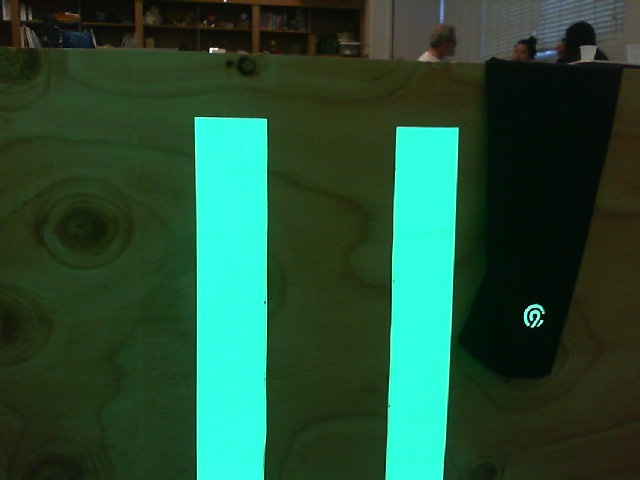
//> input picture code/jetson/cv-capture/Tape.jpg, 640 x 480 px, given in place of the camera
$ ./capture_v2   (built with g++ and OpenCV 4)
//> lines starting //> are read from the running program, lines starting //| are printed output that depends on the picture; after the words box and inside, x2 and y2 are one past the last pixel; in counts of white or black regions, pixels touching at a corner belong together
#include <chrono>
#include <iostream>
#include <opencv2/imgproc/imgproc.hpp>
#include <opencv2/highgui/highgui.hpp>
#include <opencv2/photo/photo.hpp>

int main()
{
    cv::VideoCapture cap(1);

    if (!cap.isOpened()) {
        std::cerr << "Failed to open USB camera" << std::endl;
        return -1;
    }

    auto start = std::chrono::high_resolution_clock::now();
    float frames = 0;

    for(;;) {
        cv::Mat gray, frame;
	std::vector<std::vector<cv::Point>> contours;


        cap >> frame;   // new frame from camera
//> frame is the input picture: 480 rows x 640 cols, CV_8UC3; mean B, G, R 55.2, 79.2, 37.1
        // cv::Sobel(frame, dst, CV_8U, 1, 1);
        cv::cvtColor(frame, gray, cv::COLOR_RGB2GRAY);
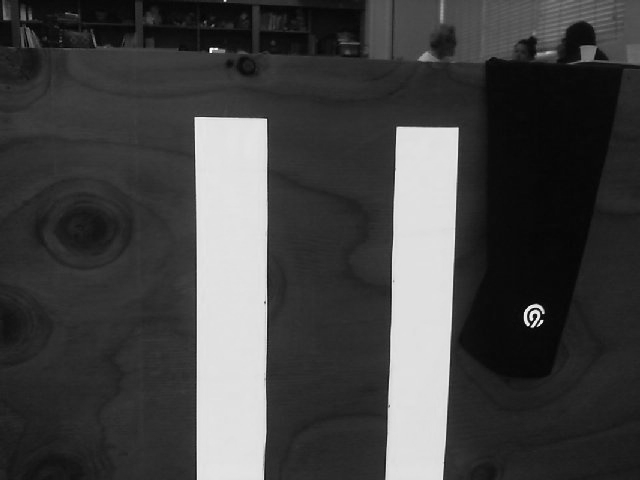
//> gray: 480 rows x 640 cols, CV_8UC1; min 0, max 254, mean 67.2
	cv::Canny(gray, frame, 35, 125);
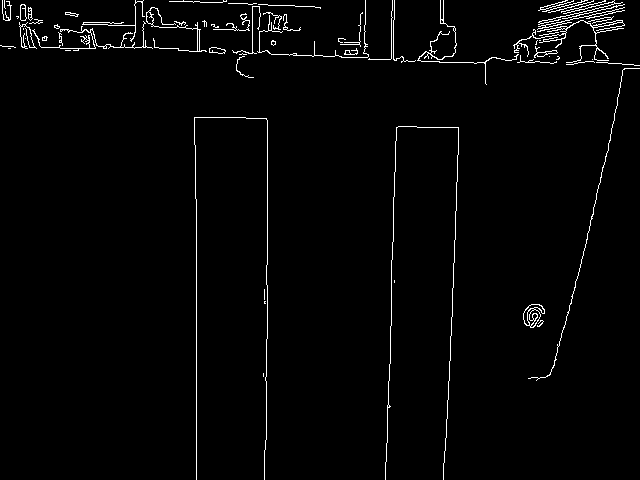
//> frame: 480 rows x 640 cols, CV_8UC1; 2.1% white in thin lines or dots
	cv::findContours(frame, contours, cv::RETR_LIST, cv::CHAIN_APPROX_SIMPLE);
//> contours = 98 contours, 71 with area under 20; largest, box (x1, y1, x2, y2) and area: (523, 304, 545, 328) 308, (513, 16, 625, 63) 154, (146, 7, 207, 52) 125, (523, 304, 545, 326) 119, (537, 7, 625, 30) 102
      //  cv::fastNlMeansDenoising(dst, frame);
	//auto d = std::max(cv::contourArea(contours));

        // cv::imshow("camera feed", dst);
        cv::imshow("camera feed", frame);

#if 1
       // char c = cv::waitKey(30);
        char c = cv::waitKey(1);
//> the Esc key is pressed
        if (c == ' ')
            break;
#else
        char c = cv::waitKey(1);
#endif
        frames++;
    }

    cap.release();

    auto end = std::chrono::high_resolution_clock::now();
    auto msec_duration = std::chrono::duration_cast<std::chrono::milliseconds>(end - start);
    float fps = (frames / msec_duration.count()) * 1000;

    std::cout << "msec_duration: " << msec_duration.count() << std::endl;
    std::cout << "frames: " << frames << " FPS: " << fps << std::endl;
}
